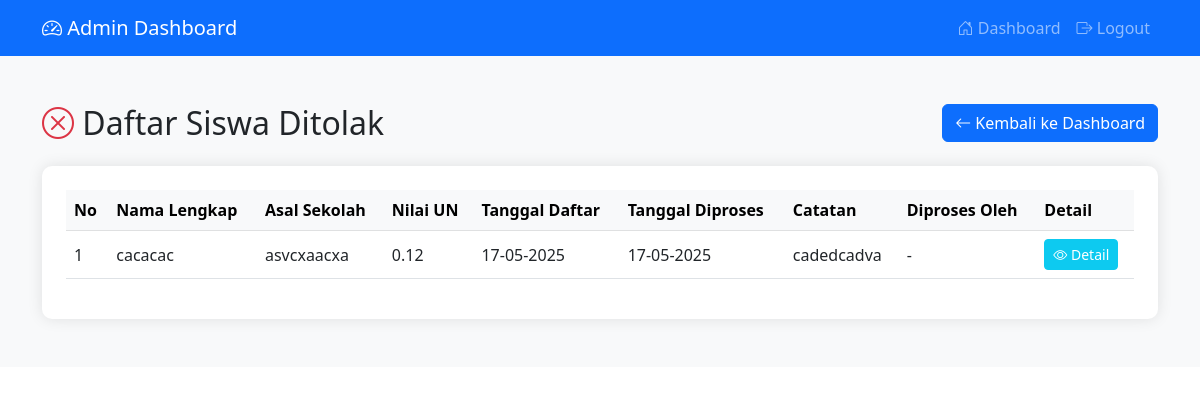
The page /admin/daftar_ditolak (signed in) on the database its author committed.
### app/models.py (models this page shows)
class Pendaftaran(db.Model):
    __tablename__ = 'pendaftaran'
    id = db.Column(db.Integer, primary_key=True)
    nama_lengkap = db.Column(db.String(150), nullable=False)
    tempat_lahir = db.Column(db.String(100), nullable=False)
    tanggal_lahir = db.Column(db.Date, nullable=False)
    jenis_kelamin = db.Column(db.String(20), nullable=False)
    alamat = db.Column(db.Text, nullable=False)
    nomor_hp = db.Column(db.String(15), nullable=False)
    asal_sekolah = db.Column(db.String(150), nullable=False)
    nilai_un = db.Column(db.Float, nullable=False)
    status = db.Column(db.String(20), default='Pending')
    tanggal_daftar = db.Column(db.DateTime, default=datetime.utcnow)
    user_id = db.Column(db.Integer, db.ForeignKey('user.id'), nullable=False)
    diproses_oleh = db.Column(db.Integer, db.ForeignKey('user.id'), nullable=True)
    tanggal_diproses = db.Column(db.DateTime, nullable=True)
    catatan_admin = db.Column(db.Text, nullable=True)

### app/routes/admin.py (the view)
@admin_bp.route('/daftar_ditolak')
@login_required
@admin_required
def daftar_ditolak():
    logger.info(f"Admin {current_user.username} viewing rejected applications")
    try:
        ditolak = Pendaftaran.query.filter_by(status='Ditolak')\
            .order_by(Pendaftaran.tanggal_diproses.desc()).all()
        return render_template('admin/ditolak.html',
                             ditolak=ditolak,
                             title="Daftar Siswa Ditolak")
    except Exception as e:
        logger.error(f"Error loading rejected applications: {str(e)}")
        flash('Terjadi kesalahan saat memuat data.', 'danger')
        return redirect(url_for('admin_bp.dashboard_admin'))

### app/__init__.py (called while the page is built)
@login_manager.user_loader
def load_user(user_id):
    from .models import User
    return User.query.get(int(user_id))

### app/routes/admin.py (called while the page is built)
def admin_required(f):
    @wraps(f)
    def decorated_function(*args, **kwargs):
        if not current_user.is_authenticated or not current_user.is_admin:
            logger.warning(f"Unauthorized access attempt by user: {current_user}")
            flash('Anda tidak memiliki akses ke halaman ini', 'danger')
            return redirect(url_for('main_bp.home'))
        return f(*args, **kwargs)
    return decorated_function

### app/templates/admin/ditolak.html (shortened to what this page needs)
<!DOCTYPE html>
<html lang="en">
<head>
    <link href="https://cdn.jsdelivr.net/npm/bootstrap@5.3.0/dist/css/bootstrap.min.css" rel="stylesheet">
    <link rel="stylesheet" href="https://cdn.jsdelivr.net/npm/bootstrap-icons@1.7.2/font/bootstrap-icons.css">
</head>
<body>
    <nav class="navbar navbar-expand-lg navbar-dark bg-primary sticky-top">
        <div class="container">
            <a class="navbar-brand" href="{{ url_for('admin_bp.dashboard_admin') }}">
                <i class="bi bi-speedometer2"></i> Admin Dashboard
            </a>
            <div class="collapse navbar-collapse" id="navbarNav">
                <ul class="navbar-nav ms-auto">
                    <li class="nav-item">
                        <a class="nav-link" href="{{ url_for('admin_bp.dashboard_admin') }}">
                            <i class="bi bi-house-door"></i> Dashboard
                        </a>
                    </li>
                    <li class="nav-item">
                        <a class="nav-link" href="{{ url_for('auth_bp.logout') }}">
                            <i class="bi bi-box-arrow-right"></i> Logout
                        </a>
                    </li>
                </ul>
            </div>
        </div>
    </nav>
    <section class="py-5 bg-light">
        <div class="container">
            <div class="d-flex justify-content-between align-items-center mb-4">
                <h2 class="mb-0">
                    <i class="bi bi-x-circle text-danger"></i>
                    Daftar Siswa Ditolak
                </h2>
                <a href="{{ url_for('admin_bp.dashboard_admin') }}" class="btn btn-primary">
                    <i class="bi bi-arrow-left"></i> Kembali ke Dashboard
                </a>
            </div>
            <div class="table-container p-4">
                <div class="table-responsive">
                    <table class="table table-hover align-middle">
                        <thead class="table-light">
                            <tr>
                                <th>No</th>
                                <th>Nama Lengkap</th>
                                <th>Asal Sekolah</th>
                                <th>Nilai UN</th>
                                <th>Tanggal Daftar</th>
                                <th>Tanggal Diproses</th>
                                <th>Catatan</th>
                                <th>Diproses Oleh</th>
                                <th>Detail</th>
                            </tr>
                        </thead>
                        <tbody>
                            {% for p in ditolak %}
                            <tr>
                                <td>{{ loop.index }}</td>
                                <td>{{ p.nama_lengkap }}</td>
                                <td>{{ p.asal_sekolah }}</td>
                                <td>{{ p.nilai_un }}</td>
                                <td>{{ p.tanggal_daftar.strftime('%d-%m-%Y') }}</td>
                                <td>{{ p.tanggal_diproses.strftime('%d-%m-%Y') if p.tanggal_diproses else '-' }}</td>
                                <td>
                                    <span class="reason-text" title="{{ p.catatan_admin }}">
                                        {{ p.catatan_admin if p.catatan_admin else '-' }}
                                    </span>
                                </td>
                                <td>{{ p.admin.username if p.admin else '-' }}</td>
                                <td>
                                    <a href="{{ url_for('admin_bp.detail_pendaftar', id=p.id) }}"
                                       class="btn btn-sm btn-info text-white">
                                        <i class="bi bi-eye"></i> Detail
                                    </a>
                                </td>
                            </tr>
                            {% endfor %}
                        </tbody>
                    </table>
                </div>
            </div>
        </div>
    </section>
</body>
</html>

### app/templates/admin/ditolak.html (style rules this page uses)
.table-container { background: white; border-radius: 10px; box-shadow: 0 0 15px rgba(0,0,0,0.1); }
.reason-text { max-width: 200px; white-space: nowrap; overflow: hidden; text-overflow: ellipsis; }

### rows shown on the page
Pendaftaran: nama_lengkap "cacacac", asal_sekolah "asvcxaacxa", nilai_un "0.12", tanggal_daftar "17-05-2025", tanggal_diproses "17-05-2025", catatan_admin "cadedcadva", admin "-"
